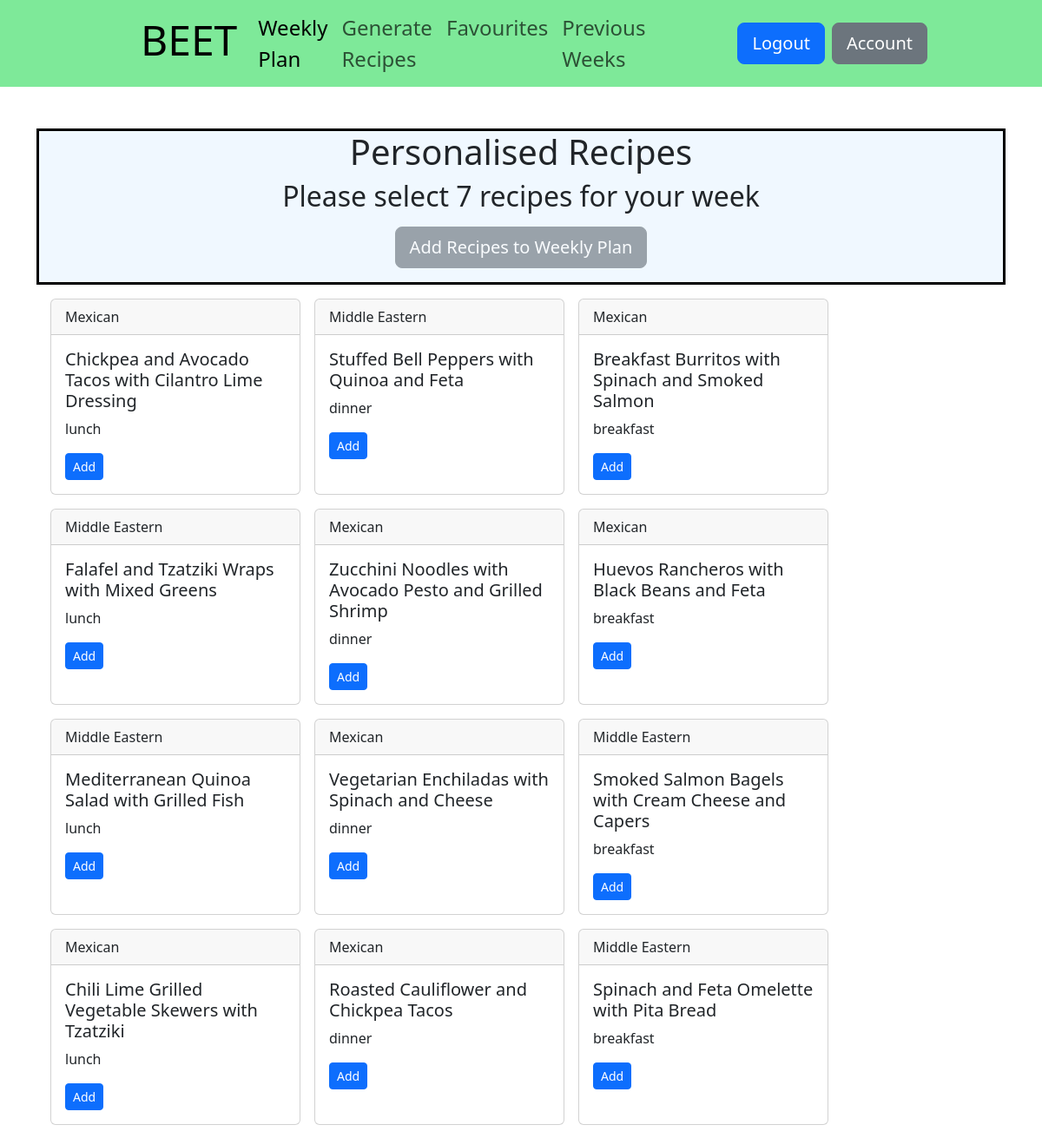
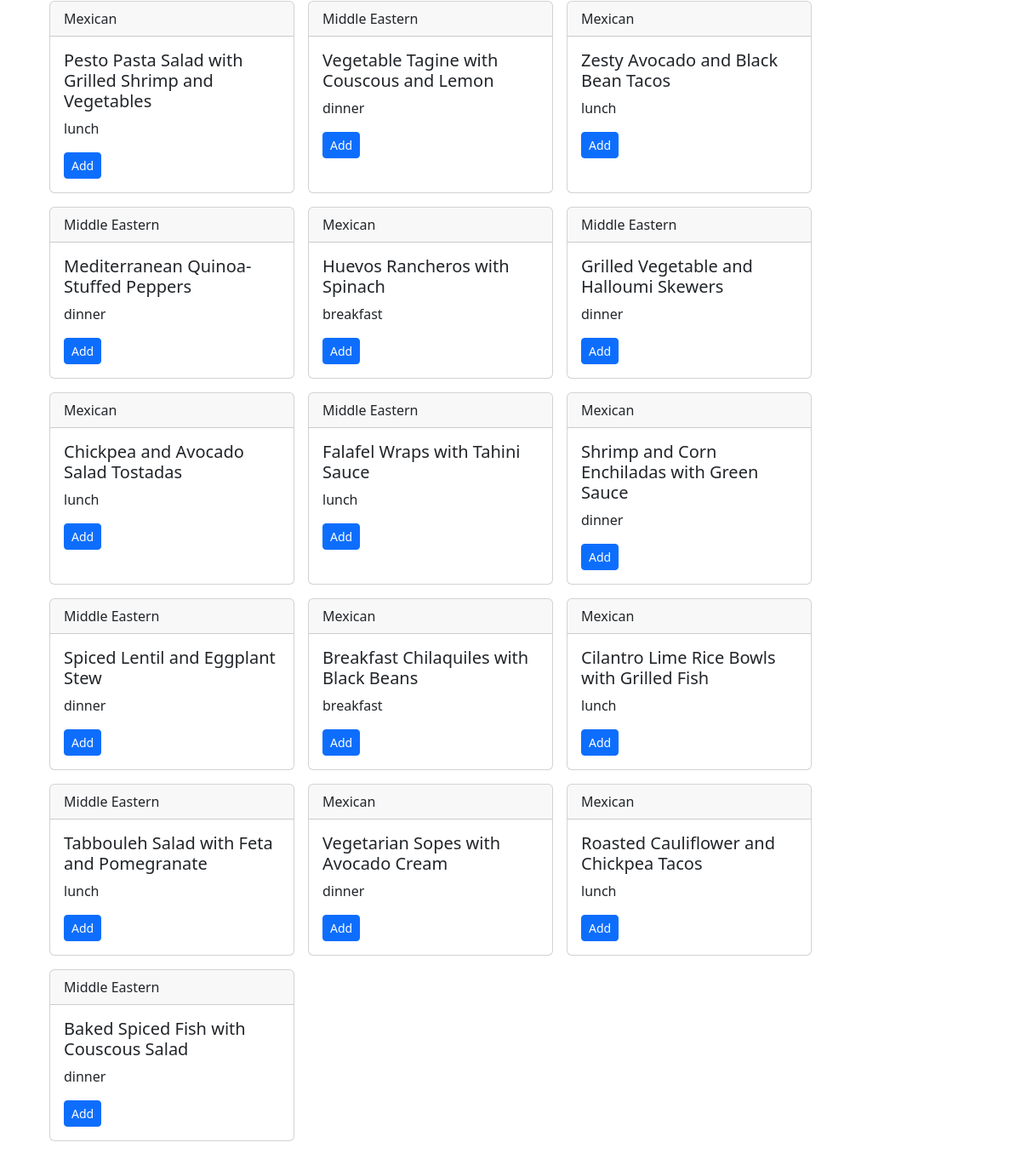
The app's page /generate (signed in) with its own data (2 pictures, top to bottom).
### tables this page shows
CREATE TABLE recipes (id INTEGER PRIMARY KEY AUTOINCREMENT, title TEXT NOT NULL, method TEXT, ingredients TEXT, meal_type TEXT, favourite BOOLEAN DEFAULT 0, user_id INTEGER, cuisine TEXT, FOREIGN KEY (user_id) REFERENCES users(id));

### app.py (the view)
@app.route("/generate", methods=['GET', 'POST'])
@login_required
def generate():
    userDb_data = db.execute('SELECT titles_generated, methods_generated FROM users WHERE id=?', session['user_id'])
    recipeDb_data = db.execute('SELECT * FROM recipes WHERE user_id=?', session['user_id'])
    survey_userData = db.execute('SELECT * FROM survey WHERE userid=?', session['user_id'])
    if request.method == 'POST':
        if not survey_userData:
            flash("Please complete the survey under /account/survey", "error")
            return redirect(url_for('generate'))
        if userDb_data[0]['titles_generated']:
            print("here")
            return redirect(url_for('generate'))
        if userDb_data[0]['methods_generated']:
            return redirect("/")
        elif not userDb_data[0]['titles_generated'] and not userDb_data[0]['methods_generated']:
            recipes = generate_recipe_titles(survey_userData)
            if recipes:
                for recipe in recipes:
                    db.execute('INSERT INTO recipes (title, meal_type, cuisine, user_id) VALUES(?,?,?,?)',
                            recipe['title'], recipe['meal_type'], recipe['cuisine'], session['user_id'])
                db.execute('UPDATE users SET titles_generated=? WHERE id=?', True, session['user_id'])
                userDb_data = db.execute('SELECT titles_generated, methods_generated FROM users WHERE id=?', session['user_id'])
                recipes_db = db.execute('SELECT id, title, cuisine, meal_type FROM recipes WHERE user_id=?', session['user_id'])
                return render_template('generate.html', recipes_db=recipes_db, userDb_data=userDb_data)
            else:
                flash("Error generating recipes, try again", "error")
                return redirect(url_for('generate'))
        return render_template('generate.html')
    else:
        recipes_db = db.execute('SELECT id, title, cuisine, meal_type FROM recipes WHERE user_id=?', session['user_id'])
        return render_template('generate.html', userDb_data=userDb_data, recipes_db=recipes_db)

### functions.py (called while the page is built)
def login_required(f):
    @wraps(f)
    def decorated_function(*args, **kwargs):
        if session.get("user_id") is None:
            return redirect("/login")
        return f(*args, **kwargs)
    return decorated_function

### templates/generate.html (shortened to what this page needs)
{% extends "layout.html" %}
{% block main %}
{% if userDb_data[0]['titles_generated'] %}
<div class="container-md container-style">
    <h1 class="mb-2">Personalised Recipes</h1>
    <h2 class="mb-2">Please select 7 recipes for your week</h2>
    <form action="{{ url_for('generate') }}" method="post">
        <button type="submit" id="submit-recipes-btn" class="btn btn-lg btn-primary m-3 mx-auto">Add Recipes to Weekly
            Plan</button>
    </form>
</div>
<div class="recipe-container">
    {% for recipe in recipes_db %}
    <div class="card text-start recipe-card">
        <div class="card-header">
            {{ recipe['cuisine'] }}
        </div>
        <div class="card-body">
            <h5 class="card-title">{{ recipe['title'] }}</h5>
            <p class="card-text">{{ recipe['meal_type'] }}</p>
            <button type="button" class="btn btn-sm btn-primary add-recipe-btn"
                recipeid="{{ recipe['id'] }}">Add</button>
        </div>
    </div>
    {% endfor %}
</div>
{% endif %}
{% endblock %}

### templates/layout.html (shortened to what this page needs)
<!DOCTYPE html>
<html lang="en">
<head>
    <link href="https://cdn.jsdelivr.net/npm/bootstrap@5.3.3/dist/css/bootstrap.min.css" rel="stylesheet"
>
    <link href="/static/styles.css" rel="stylesheet">
</head>
<header>
    <nav class="navbar sticky-top navbar-expand-lg" style="background-color: #7ee999;">
        <div class="container-fluid">
            <a class="navbar-brand h1" href="/">
                BEET
            </a>
            <div class="collapse navbar-collapse">
                {% if session.get("user_id") %}
                <div class="navbar-nav container-fluid">
                    <a class="nav-link active fs-4" aria-current="page" href="#">Weekly Plan</a>
                    <a class="nav-link fs-4" href="{{ url_for('generate') }}">Generate Recipes</a>
                    <a class="nav-link fs-4" href="#">Favourites</a>
                    <a class="nav-link fs-4" href="#">Previous Weeks</a>
                </div>
                <div class="ms-auto container-fluid d-flex justify-content-end" style="margin-right: 100px;">
                    <a class="btn btn-primary btn-lg me-2" href="{{ url_for('logout') }}" type="button">Logout</a>
                    <a class="btn btn-secondary btn-lg me-2" href="{{ url_for('account') }}" type="button">Account</a>
                </div>
                {% endif %}
            </div>
        </div>
    </nav>
</header>
<body>
    <main class="container py-5 text-center">
        {% block main %}{% endblock %}
    </main>
</body>
</html>

### static/styles.css (style rules this page uses)
.navbar { height: 100px; }
.navbar-brand { font-size: 3rem; margin-left: 150px; }
.container-style { border-style: solid; border-color: black; background-color: #f0f8ff; }
.recipe-card { width: 18rem; }
.recipe-container { display: flex; flex-wrap: wrap; gap: 16px; justify-content: flex-start; padding: 16px; }

### records on screen
recipes: cuisine "Mexican", title "Chickpea and Avocado Tacos with Cilantro Lime Dressing", meal_type "lunch"
recipes: cuisine "Middle Eastern", title "Stuffed Bell Peppers with Quinoa and Feta", meal_type "dinner"
recipes: cuisine "Mexican", title "Breakfast Burritos with Spinach and Smoked Salmon", meal_type "breakfast"
recipes: cuisine "Middle Eastern", title "Falafel and Tzatziki Wraps with Mixed Greens", meal_type "lunch"
recipes: cuisine "Mexican", title "Zucchini Noodles with Avocado Pesto and Grilled Shrimp", meal_type "dinner"
recipes: cuisine "Mexican", title "Huevos Rancheros with Black Beans and Feta", meal_type "breakfast"
recipes: cuisine "Middle Eastern", title "Mediterranean Quinoa Salad with Grilled Fish", meal_type "lunch"
recipes: cuisine "Mexican", title "Vegetarian Enchiladas with Spinach and Cheese", meal_type "dinner"
recipes: cuisine "Middle Eastern", title "Smoked Salmon Bagels with Cream Cheese and Capers", meal_type "breakfast"
recipes: cuisine "Mexican", title "Chili Lime Grilled Vegetable Skewers with Tzatziki", meal_type "lunch"
recipes: cuisine "Mexican", title "Roasted Cauliflower and Chickpea Tacos", meal_type "dinner"
recipes: cuisine "Middle Eastern", title "Spinach and Feta Omelette with Pita Bread", meal_type "breakfast"
recipes: cuisine "Mexican", title "Pesto Pasta Salad with Grilled Shrimp and Vegetables", meal_type "lunch"
recipes: cuisine "Middle Eastern", title "Vegetable Tagine with Couscous and Lemon", meal_type "dinner"
recipes: cuisine "Mexican", title "Zesty Avocado and Black Bean Tacos", meal_type "lunch"
recipes: cuisine "Middle Eastern", title "Mediterranean Quinoa-Stuffed Peppers", meal_type "dinner"
recipes: cuisine "Mexican", title "Huevos Rancheros with Spinach", meal_type "breakfast"
recipes: cuisine "Middle Eastern", title "Grilled Vegetable and Halloumi Skewers", meal_type "dinner"
recipes: cuisine "Mexican", title "Chickpea and Avocado Salad Tostadas", meal_type "lunch"
recipes: cuisine "Middle Eastern", title "Falafel Wraps with Tahini Sauce", meal_type "lunch"
recipes: cuisine "Mexican", title "Shrimp and Corn Enchiladas with Green Sauce", meal_type "dinner"
recipes: cuisine "Middle Eastern", title "Spiced Lentil and Eggplant Stew", meal_type "dinner"
recipes: cuisine "Mexican", title "Breakfast Chilaquiles with Black Beans", meal_type "breakfast"
recipes: cuisine "Mexican", title "Cilantro Lime Rice Bowls with Grilled Fish", meal_type "lunch"
recipes: cuisine "Middle Eastern", title "Tabbouleh Salad with Feta and Pomegranate", meal_type "lunch"
recipes: cuisine "Mexican", title "Vegetarian Sopes with Avocado Cream", meal_type "dinner"
recipes: cuisine "Mexican", title "Roasted Cauliflower and Chickpea Tacos", meal_type "lunch"
recipes: cuisine "Middle Eastern", title "Baked Spiced Fish with Couscous Salad", meal_type "dinner"
